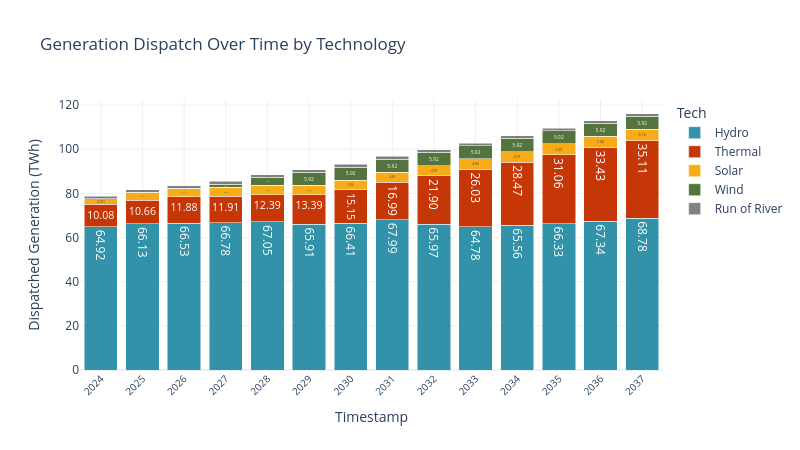

The notebook cell this image was saved under:
### Code cell
sce_upme = pd.read_csv(gen_per_res_vs_marg_cost)
sce_upme['Energy_TWh_typical_yr'] = sce_upme['Energy_GWh_typical_yr'] / 1000
sw.scenarios.dispatched_generation(sce_upme, 'year', 'Energy_TWh_typical_yr', 'Tech')

### Figure 1 — Plotly figure (JSON) as saved in the notebook; plotly's stock layout.template omitted (floating-point values rounded to 4 significant figures)
{"data": [{"alignmentgroup": "True", "hovertemplate": "Tech=Hydro<br>Year=%{x}<br>Dispatched Generation (MW)=%{text}<extra></extra>", "legendgroup": "Hydro", "marker": {"color": "#3292A9", "pattern": {"shape": ""}}, "name": "Hydro", "offsetgroup": "Hydro", "orientation": "v", "showlegend": true, "text": [64.92, 66.13, 66.53, 66.78, 67.05, 65.91, 66.41, 67.99, 65.97, 64.78, 65.56, 66.33, 67.34, 68.78], "textposition": "inside", "texttemplate": "%{text:.2f}", "type": "bar", "x": [2024, 2025, 2026, 2027, 2028, 2029, 2030, 2031, 2032, 2033, 2034, 2035, 2036, 2037], "xaxis": "x", "y": [64.92, 66.13, 66.53, 66.78, 67.05, 65.91, 66.41, 67.99, 65.97, 64.78, 65.56, 66.33, 67.34, 68.78], "yaxis": "y"}, {"alignmentgroup": "True", "hovertemplate": "Tech=Thermal<br>Year=%{x}<br>Dispatched Generation (MW)=%{text}<extra></extra>", "legendgroup": "Thermal", "marker": {"color": "#C53707", "pattern": {"shape": ""}}, "name": "Thermal", "offsetgroup": "Thermal", "orientation": "v", "showlegend": true, "text": [10.08, 10.66, 11.88, 11.91, 12.39, 13.39, 15.15, 16.99, 21.9, 26.03, 28.47, 31.06, 33.43, 35.11], "textposition": "inside", "texttemplate": "%{text:.2f}", "type": "bar", "x": [2024, 2025, 2026, 2027, 2028, 2029, 2030, 2031, 2032, 2033, 2034, 2035, 2036, 2037], "xaxis": "x", "y": [10.08, 10.66, 11.88, 11.91, 12.39, 13.39, 15.15, 16.99, 21.9, 26.03, 28.47, 31.06, 33.43, 35.11], "yaxis": "y"}, {"alignmentgroup": "True", "hovertemplate": "Tech=Solar<br>Year=%{x}<br>Dispatched Generation (MW)=%{text}<extra></extra>", "legendgroup": "Solar", "marker": {"color": "#F7AB17", "pattern": {"shape": ""}}, "name": "Solar", "offsetgroup": "Solar", "orientation": "v", "showlegend": true, "text": [2.496, 3.487, 3.711, 3.965, 4.133, 4.294, 4.436, 4.579, 4.698, 4.802, 4.908, 4.996, 5.064, 5.155], "textposition": "inside", "texttemplate": "%{text:.2f}", "type": "bar", "x": [2024, 2025, 2026, 2027, 2028, 2029, 2030, 2031, 2032, 2033, 2034, 2035, 2036, 2037], "xaxis": "x", "y": [2.496, 3.487, 3.711, 3.965, 4.133, 4.294, 4.436, 4.579, 4.698, 4.802, 4.908, 4.996, 5.064, 5.155], "yaxis": "y"}, {"alignmentgroup": "True", "hovertemplate": "Tech=Wind<br>Year=%{x}<br>Dispatched Generation (MW)=%{text}<extra></extra>", "legendgroup": "Wind", "marker": {"color": "#55733D", "pattern": {"shape": ""}}, "name": "Wind", "offsetgroup": "Wind", "orientation": "v", "showlegend": true, "text": [0.063, 0.206, 0.206, 1.513, 3.619, 5.922, 5.922, 5.922, 5.922, 5.922, 5.922, 5.922, 5.922, 5.922], "textposition": "inside", "texttemplate": "%{text:.2f}", "type": "bar", "x": [2024, 2025, 2026, 2027, 2028, 2029, 2030, 2031, 2032, 2033, 2034, 2035, 2036, 2037], "xaxis": "x", "y": [0.063, 0.206, 0.206, 1.513, 3.619, 5.922, 5.922, 5.922, 5.922, 5.922, 5.922, 5.922, 5.922, 5.922], "yaxis": "y"}, {"alignmentgroup": "True", "hovertemplate": "Tech=Run of River<br>Year=%{x}<br>Dispatched Generation (MW)=%{text}<extra></extra>", "legendgroup": "Run of River", "marker": {"color": "#808080", "pattern": {"shape": ""}}, "name": "Run of River", "offsetgroup": "Run of River", "orientation": "v", "showlegend": true, "text": [1.191, 1.191, 1.191, 1.191, 1.191, 1.191, 1.191, 1.191, 1.191, 1.191, 1.191, 1.191, 1.191, 1.191], "textposition": "inside", "texttemplate": "%{text:.2f}", "type": "bar", "x": [2024, 2025, 2026, 2027, 2028, 2029, 2030, 2031, 2032, 2033, 2034, 2035, 2036, 2037], "xaxis": "x", "y": [1.191, 1.191, 1.191, 1.191, 1.191, 1.191, 1.191, 1.191, 1.191, 1.191, 1.191, 1.191, 1.191, 1.191], "yaxis": "y"}], "layout": {"barmode": "stack", "height": 450, "legend": {"title": {"text": "Tech"}, "tracegroupgap": 0}, "title": {"text": "Generation Dispatch Over Time by Technology"}, "width": 800, "xaxis": {"anchor": "y", "domain": [0, 1], "showgrid": true, "tickangle": -45, "tickfont": {"size": 10}, "tickvals": [2024, 2025, 2026, 2027, 2028, 2029, 2030, 2031, 2032, 2033, 2034, 2035, 2036, 2037], "title": {"text": "Timestamp"}}, "yaxis": {"anchor": "x", "domain": [0, 1], "title": {"text": "Dispatched Generation (TWh)"}}}}
